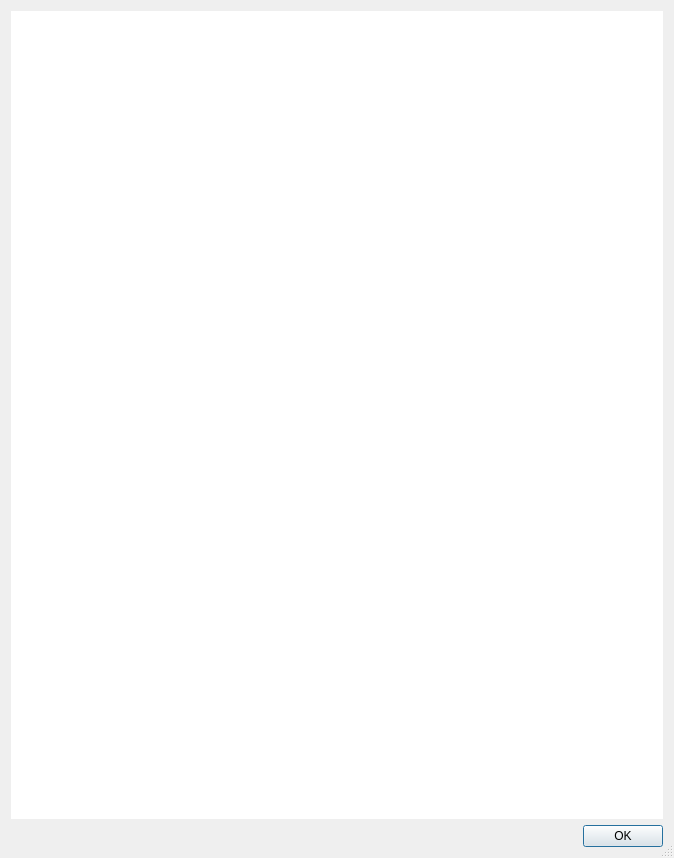
<?xml version="1.0" encoding="UTF-8"?>
<ui version="4.0">
 <class>HelpDialog</class>
 <widget class="QDialog" name="HelpDialog">
  <property name="windowModality">
   <enum>Qt::WindowModality::ApplicationModal</enum>
  </property>
  <property name="geometry">
   <rect>
    <x>0</x>
    <y>0</y>
    <width>674</width>
    <height>858</height>
   </rect>
  </property>
  <property name="windowTitle">
   <string>Help Dialog</string>
  </property>
  <property name="windowIcon">
   <iconset resource="gfx.qrc">
    <normaloff>:/icon/TextSmith2.ico</normaloff>:/icon/TextSmith2.ico</iconset>
  </property>
  <property name="sizeGripEnabled">
   <bool>true</bool>
  </property>
  <property name="modal">
   <bool>true</bool>
  </property>
  <layout class="QVBoxLayout" name="verticalLayout">
   <item>
    <widget class="QTextBrowser" name="textBrowser">
     <property name="frameShape">
      <enum>QFrame::Shape::NoFrame</enum>
     </property>
     <property name="frameShadow">
      <enum>QFrame::Shadow::Plain</enum>
     </property>
     <property name="documentTitle">
      <string>TextSmith Help</string>
     </property>
     <property name="openLinks">
      <bool>false</bool>
     </property>
    </widget>
   </item>
   <item>
    <widget class="QDialogButtonBox" name="buttonBox">
     <property name="orientation">
      <enum>Qt::Orientation::Horizontal</enum>
     </property>
     <property name="standardButtons">
      <set>QDialogButtonBox::StandardButton::Ok</set>
     </property>
    </widget>
   </item>
  </layout>
 </widget>
 <resources>
  <include location="gfx.qrc"/>
 </resources>
 <connections>
  <connection>
   <sender>buttonBox</sender>
   <signal>accepted()</signal>
   <receiver>HelpDialog</receiver>
   <slot>accept()</slot>
   <hints>
    <hint type="sourcelabel">
     <x>248</x>
     <y>254</y>
    </hint>
    <hint type="destinationlabel">
     <x>157</x>
     <y>274</y>
    </hint>
   </hints>
  </connection>
  <connection>
   <sender>buttonBox</sender>
   <signal>rejected()</signal>
   <receiver>HelpDialog</receiver>
   <slot>reject()</slot>
   <hints>
    <hint type="sourcelabel">
     <x>316</x>
     <y>260</y>
    </hint>
    <hint type="destinationlabel">
     <x>286</x>
     <y>274</y>
    </hint>
   </hints>
  </connection>
 </connections>
</ui>
